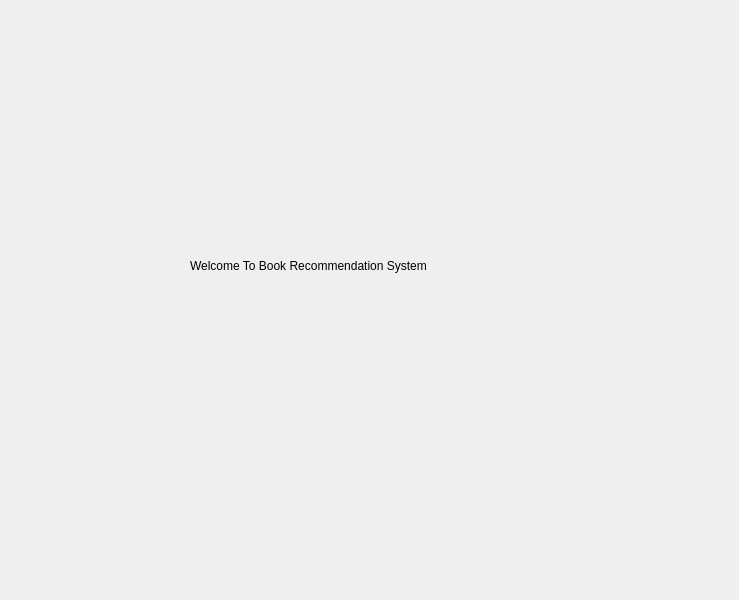
<?xml version="1.0" encoding="UTF-8"?>
<ui version="4.0">
 <class>welcome</class>
 <widget class="QMainWindow" name="welcome">
  <property name="geometry">
   <rect>
    <x>0</x>
    <y>0</y>
    <width>739</width>
    <height>600</height>
   </rect>
  </property>
  <property name="windowTitle">
   <string>MainWindow</string>
  </property>
  <widget class="QWidget" name="centralwidget">
   <widget class="QLabel" name="label">
    <property name="geometry">
     <rect>
      <x>190</x>
      <y>230</y>
      <width>311</width>
      <height>71</height>
     </rect>
    </property>
    <property name="text">
     <string>Welcome To Book Recommendation System</string>
    </property>
   </widget>
  </widget>
 </widget>
 <resources/>
 <connections/>
</ui>
